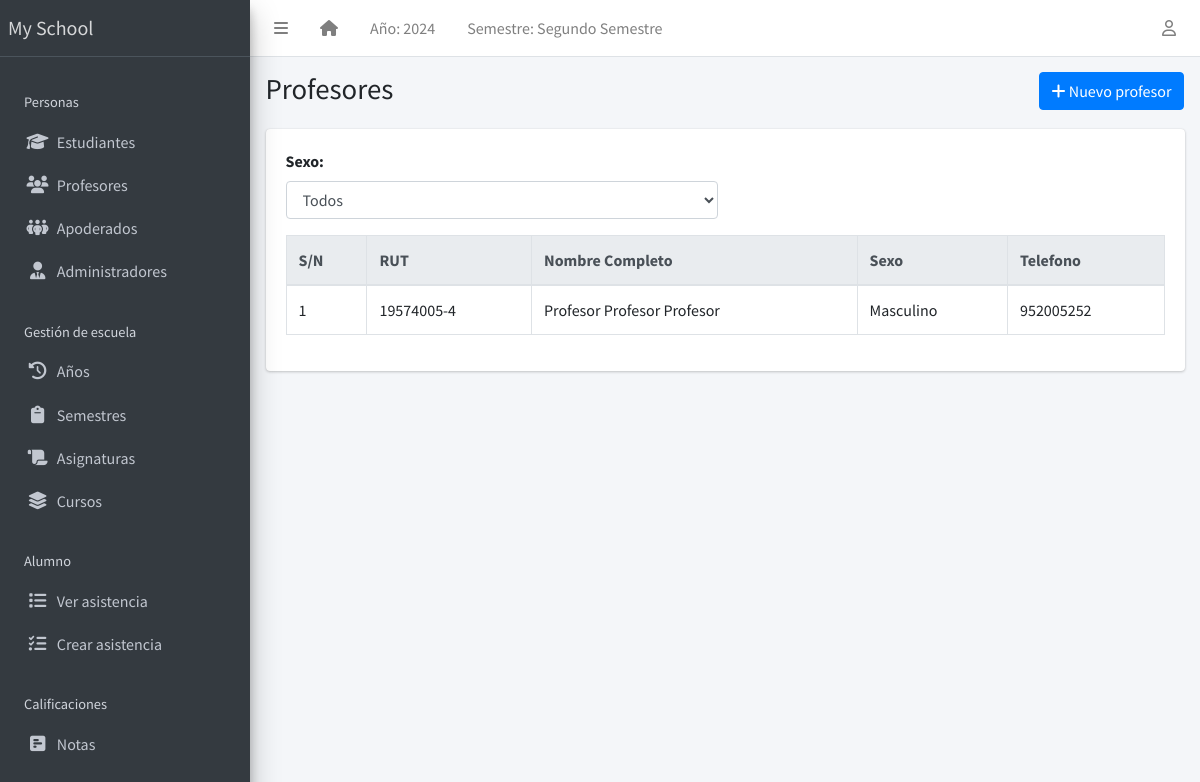
Before: /teacher/list/ with the older database file.
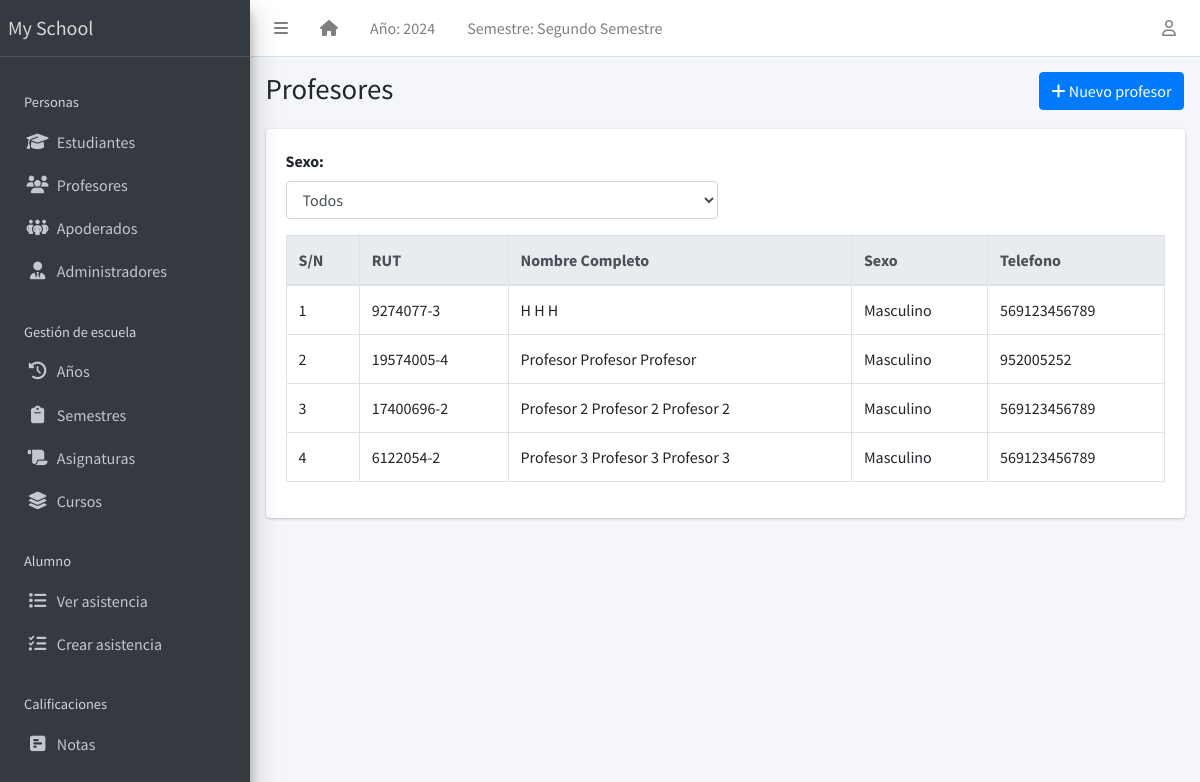
After: the same page with the newer database file.
### apps/corecode/models.py (models this page shows, shortened)
class AcademicSession(models.Model):
    name = models.CharField(max_length=200, unique=True)
    current = models.BooleanField(default=True)
    class Meta:
        ordering = ["-name"]

class AcademicTerm(models.Model):
    name = models.CharField(max_length=20, unique=True)
    current = models.BooleanField(default=True)
    class Meta:
        ordering = ["name"]

class SiteConfig(models.Model):
    key = models.SlugField()
    value = models.CharField(max_length=200)

### apps/teachers/models.py (models this page shows, shortened)
class Teacher(models.Model):
    STATUS = [("activo", "Activo"), ("inactivo", "Inactivo")]
    GENDER = [("masculino", "Masculino"), ("femenino", "Femenino")]
    rut_regex = RegexValidator(
        regex=r"^\d{1,2}\d{3}\d{3}-[0-9kK]{1}$",
        message="El RUT debe estar en el formato 'XXXXXXXX-X'"
    )
    rut = models.CharField(max_length=12, unique=True, validators=[rut_regex], blank=True)
    estado = models.CharField(max_length=10, choices=STATUS, default="activo")
    apellido_paterno = models.CharField(max_length=200)
    apellido_materno = models.CharField(max_length=200)
    nombres = models.CharField(max_length=200, blank=True)
    sexo = models.CharField(max_length=10, choices=GENDER, default="masculino")
    fecha_nacimiento = models.DateField(default=timezone.now)
    fecha_admision = models.DateField(default=timezone.now)
    telefono_regex = RegexValidator(
        regex="^[0-9]{9,15}$", message="El número de teléfono no tiene el formato correcto."
    )
    telefono = models.CharField(
        validators=[telefono_regex], max_length=15, blank=True
    )
    direccion = models.TextField(blank=True)
    observaciones = models.TextField(blank=True)
    email = models.EmailField(
        max_length=254, unique=True, validators=[EmailValidator()],
        blank=True, null=True
    )
    foto = models.ImageField(blank=True, upload_to="students/fotos/")
    subjects = models.ManyToManyField(Subject, related_name="teachers", blank=True)
    class Meta:
        ordering = ["apellido_paterno", "apellido_materno", "nombres"]

### apps/teachers/views.py (the view)
# urls.py: path("list/", TeacherListView.as_view(), name="teacher-list"),
class TeacherListView(ListView):
    model = Teacher
    template_name = "teachers/teacher_list.html"

### apps/corecode/context_processors.py (called while the page is built)
def site_defaults(request):
    current_session = AcademicSession.objects.get(current=True)
    current_term = AcademicTerm.objects.get(current=True)
    vals = SiteConfig.objects.all()
    contexts = {
        "current_session": current_session.name,
        "current_term": current_term.name,
    }
    for val in vals:
        contexts[val.key] = val.value
    return contexts

### apps/templatetags/user_groups.py (called while the page is built)
@register.filter
def in_group(user, group_id):
    return user.groups.filter(id=group_id).exists()

### apps/teachers/templates/teachers/teacher_list.html (shortened to what this page needs)
{% extends 'base.html' %}
{% block title %}Profesores{% endblock title %}
{% block breadcrumb %}
<a class="btn btn-primary" href="{% url 'teacher-create' %}"><i
    class="fas fa-plus"></i> Nuevo profesor</a>
{% endblock breadcrumb %}
{% block content %}
  <div class="row mb-3">
    <div class="col-md-6">
      <label for="filter-gender" class="form-label" style="font-weight: bold;">Sexo:</label>
      <select id="filter-gender" class="form-control">
        <option value="">Todos</option>
      </select>
    </div>
  </div>
  <div class="table-responsive">
    <table id="studenttable" class="table table-bordered table-hover" data-page-length='100'>
      <thead class="thead-light">
        <tr>
          <th>S/N</th>
          <th>RUT</th>
          <th>Nombre Completo</th>
          <th>Sexo</th>
          <th>Telefono</th>
        </tr>
      </thead>
      <tbody>
        {% for teacher in object_list %}
          <tr class='clickable-row' data-href="{% url 'teacher-detail' teacher.id %}">
            <td>{{ forloop.counter}}</td>
            <td>{{ teacher.rut}}</td>
            <td>{{ teacher.nombres }} {{ teacher.apellido_paterno}} {{teacher.apellido_materno }}</td>
            <td>{{ teacher.get_sexo_display}}</td>
            <td>{{ teacher.telefono}}</td>
          </tr>
        {% endfor %}
      </tbody>
    </table>
  </div>
{% endblock content %}

### templates/base.html (shortened to what this page needs)
{% load static %}
{% load custom_templatetag %}
<!DOCTYPE html>
<html lang="en">
<head>
  <link rel="stylesheet" href="https://cdnjs.cloudflare.com/ajax/libs/dropzone/5.9.3/dropzone.min.css">
  <link rel="stylesheet" href="https://cdnjs.cloudflare.com/ajax/libs/font-awesome/6.6.0/css/all.min.css" />
  <link rel="stylesheet"
    href="{% static 'plugins/overlayScrollbars/css/OverlayScrollbars.min.css' %}">
  <link rel="stylesheet" href="{% static 'plugins/Datatables/datatables.min.css' %}" />
  <link rel="stylesheet" href="{% static 'dist/css/adminlte.min.css' %}">
</head>
<body
  class="hold-transition sidebar-mini layout-fixed layout-navbar-fixed layout-footer-fixed">
  <div class="wrapper">
    <nav class="main-header navbar navbar-expand navbar-white navbar-light">
      <ul class="navbar-nav">
        <li class="nav-item">
          <a class="nav-link" data-widget="pushmenu" href="#" role="button"><i
              class="fas fa-bars"></i></a>
        </li>
        <li class="nav-item d-none d-sm-inline-block">
          <a href="{% url 'home' %} " class="nav-link"><i class="fa fa-home"></i></a>
        </li>
        <li class="nav-item d-none d-sm-inline-block">
          <a href="{% url 'current-session' %}" class="nav-link">Año: {{ current_session }}</a>
        </li>
        <li class="nav-item d-none d-sm-inline-block">
          <a href="{% url 'current-session' %}" class="nav-link">Semestre: {{ current_term }}</a>
        </li>
      </ul>
      <ul class="navbar-nav ml-auto">
        <li class="nav-item dropdown">
          <a class="nav-link" data-toggle="dropdown" href="#">
            <i class="far fa-user"></i>
          </a>
        </li>
      </ul>
    </nav>
    <aside class="main-sidebar sidebar-dark-primary elevation-4">
      <a href="{% url 'home' %}" class="brand-link">{{ school_name | default:"MySchool" }}</a>
      <div class="sidebar">
        <nav class="mt-2">
          <ul class="nav nav-pills nav-sidebar flex-column" data-widget="treeview" role="menu" data-accordion="false">
            <li class="nav-header" style="padding: 1.7rem 1rem .5rem;">Personas</li>
            <li class="nav-item">
              <a href="{% url 'student-list' %}" class="nav-link">
                <i class="nav-icon fas fa-graduation-cap"></i>
                <p>
                  Estudiantes
                </p>
              </a>
            </li>
            <li class="nav-item">
              <a href="{% url 'teacher-list' %}" class="nav-link">
                <i class="nav-icon fas fa-users"></i>
                <p>
                  Profesores
                </p>
              </a>
            </li>
            <li class="nav-item">
              <a href="{% url 'representatives-list' %}" class="nav-link">
                <i class="nav-icon fas fa-people-group"></i>
                <p>
                  Apoderados
                </p>
              </a>
            </li>
            <li class="nav-item">
              <a href="{% url 'staff-list' %}" class="nav-link">
                <i class="nav-icon fas fa-user-tie"></i>
                <p>
                  Administradores
                </p>
              </a>
            </li>
            <li class="nav-header">Gestión de escuela</li>
            <li class="nav-item">
              <a href="{% url 'sessions' %}" class="nav-link">
                <i class="nav-icon fas fa-clock-rotate-left"></i>
                <p>
                  Años
                </p>
              </a>
            </li>
            <li class="nav-item">
              <a href="{% url 'terms' %}" class="nav-link">
                <i class="nav-icon fas fa-clipboard"></i>
                <p>
                  Semestres
                </p>
              </a>
            </li>
            <li class="nav-item">
              <a href="{% url 'subjects' %}" class="nav-link">
                <i class="nav-icon fas fa-scroll"></i>
                <p>
                  Asignaturas
                </p>
              </a>
            </li>
            <li class="nav-item">
              <a href="{% url 'classes' %}" class="nav-link">
                <i class="nav-icon fas fa-layer-group"></i>
                <p>
                  Cursos
                </p>
              </a>
            </li>
            <li class="nav-header" style="padding: 1.7rem 1rem .5rem;">Alumno</li>
            <li class="nav-item">
              <a href="{% url 'attendance-list' %}" class="nav-link">
                <i class="nav-icon fas fa-list"></i>
                <p>
                  Ver asistencia
                </p>
              </a>
            </li>
            <li class="nav-item">
              <a href="{% url 'attendance-list' %}" class="nav-link">
                <i class="nav-icon fas fa-list-check"></i>
                <p>
                  Crear asistencia
                </p>
              </a>
            </li>
            <li class="nav-header">Calificaciones</li>
            <li class="nav-item">
              <a href="{% url 'subject_list' %}" class="nav-link">
                <i class="nav-icon fas fa-square-poll-horizontal"></i>
                <p>
                  Notas
                </p>
              </a>
            </li>
          </ul>
        </nav>
      </div>
    </aside>
    <div class="content-wrapper">
      <section class="content-header">
        <div class="container-fluid">
          <div class="row mb-1">
            <div class="col-sm-8">
              <h1>{% block title %}{% endblock title %}</h1>
            </div>
            <div class="col-sm-4">
              <ol class="breadcrumb float-sm-right">
                <li class="breadcrumb-item">{% block breadcrumb %}{% endblock breadcrumb %}</li>
              </ol>
            </div>
          </div>
        </div>
      </section>
      <section class="content">
        <div class="container-fluid">
          <div class="row">
            <div class="col-md-12">
              {% block fullcard %}
              <div class="card">
                <div class="card-body">
                  <div class="row">
                    <div class="col">
                      {% block content %}
                      {% endblock content %}
                    </div>
                  </div>
                </div>
              </div>
              {% endblock fullcard %}
            </div>
          </div>
        </div>
      </section>
    </div>
  </div>
</body>
</html>

Changed rows visible on the page:
added Teacher: rut "9274077-3", nombres "H", apellido_paterno "H", apellido_materno "H", sexo "Masculino", telefono "569123456789"
added Teacher: rut "17400696-2", nombres "Profesor 2", apellido_paterno "Profesor 2", apellido_materno "Profesor 2", sexo "Masculino", telefono "569123456789"
added Teacher: rut "6122054-2", nombres "Profesor 3", apellido_paterno "Profesor 3", apellido_materno "Profesor 3", sexo "Masculino", telefono "569123456789"
